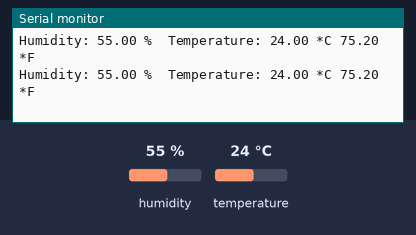
Simulated run of this sketch. Board: Arduino Uno, built with avr-gcc and run on an emulated ATmega328P. On the bench: the last lines printed to the serial monitor. The inputs (shaded band) are chosen by the test bench; at power-on: humidity 55 %, temperature 24 °C.

Above: at 4.8 s.
4.9 s: humidity set to 22 %
At 7.1 s:
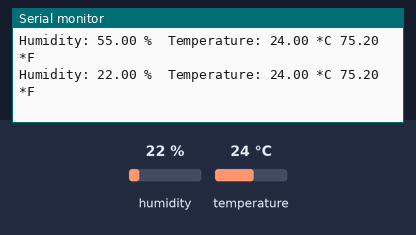
7.9 s: temperature set to 12 °C
At 8.9 s:
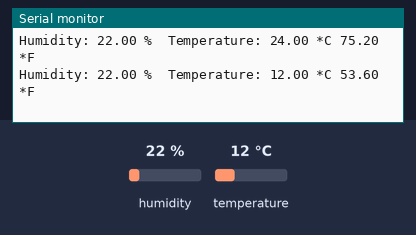
10.9 s: humidity set to 40 %
At 12.4 s:
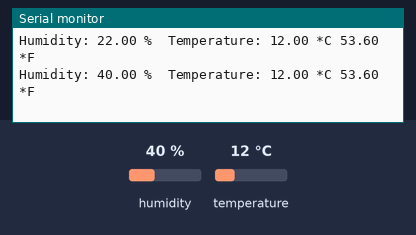
Timing chart, 0 to 13.9 s (numbered marks = the images above; inputs shaded):
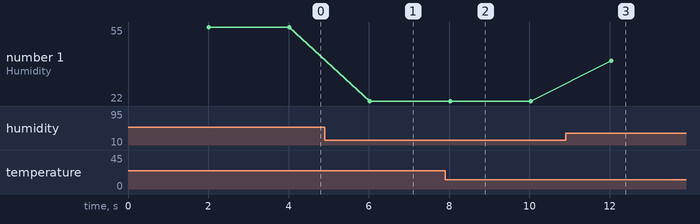

The sketch:

temp.ino
```cpp
#include <DHT.h>

#define DHTPIN A0
#define DHTTYPE DHT21

DHT dht(DHTPIN, DHTTYPE);

void setup(){
  Serial.begin(9600);
  dht.begin();
}
void loop(){
  delay(2000);
  float h = dht.readHumidity();
  // Read temperature as Celsius
  float t = dht.readTemperature();  //섭씨
  // Read temperature as Fahrenheit
  float f = dht.readTemperature(true); //화씨

  if(isnan(h) || isnan(t) || isnan(f)){
    Serial.println("Failed to read from DHT sensor!");
    return;
  }

  float hi = dht.computeHeatIndex(f,h);

 Serial.print("Humidity: ");
  Serial.print(h);
  Serial.print(" %");
  Serial.print("\t");
  Serial.print("Temperature: ");
  Serial.print(t);
  Serial.print(" *C ");
  Serial.print(f);
 // Serial.print(" *F\t");
 // Serial.print("Heat index: ");
 // Serial.print(hi);
  Serial.println(" *F");


}
```

Measured:
- after the input at 4.9 s, the serial monitor: prints a new line after 1.1 s (image 1)
- after the input at 7.9 s, the serial monitor: prints a new line after 0.13 s (image 2)
- after the input at 10.9 s, the serial monitor: prints a new line after 1.1 s (image 3)
- plotted number 1: 55 → 22 after the input at 4.9 s, 22 → 40 after the input at 10.9 s
